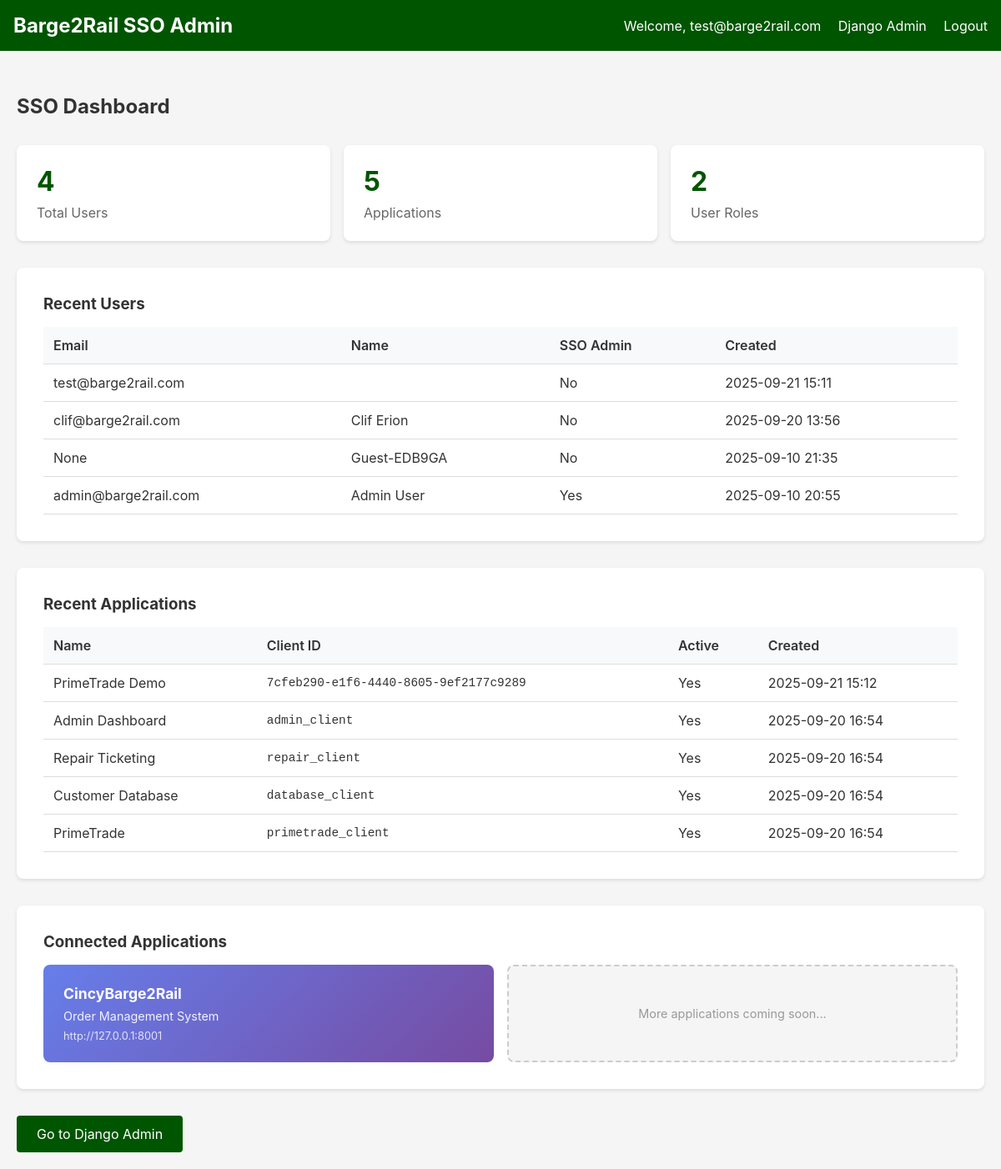
/dashboard/ (signed in), run on the app's committed database.
### sso/models.py (models this page shows, shortened)
class User(AbstractUser):
    AUTH_TYPES = [
        ('email', 'Email/Password'),
        ('google', 'Google Sign-In'),
        ('anonymous', 'Anonymous PIN'),
    ]
    id = models.UUIDField(primary_key=True, default=uuid.uuid4, editable=False)
    email = models.EmailField(unique=True, null=True, blank=True)  # Allow null for anonymous
    phone = models.CharField(max_length=20, blank=True)
    display_name = models.CharField(max_length=100, blank=True)
    is_active = models.BooleanField(default=True)
    is_sso_admin = models.BooleanField(default=False)
    created_at = models.DateTimeField(auto_now_add=True)
    updated_at = models.DateTimeField(auto_now=True)
    auth_type = models.CharField(max_length=20, choices=AUTH_TYPES, default='email')
    google_id = models.CharField(max_length=255, blank=True, null=True, unique=True)
    anonymous_username = models.CharField(max_length=50, blank=True, null=True, unique=True)
    pin_code = models.CharField(max_length=6, blank=True, null=True)
    is_anonymous = models.BooleanField(default=False)
    USERNAME_FIELD = 'email'
    REQUIRED_FIELDS = []  # Remove required fields to allow anonymous users
    class Meta:
        db_table = 'sso_users'
        ordering = ['-created_at']

class Application(models.Model):
    id = models.UUIDField(primary_key=True, default=uuid.uuid4, editable=False)
    name = models.CharField(max_length=100, unique=True)
    slug = models.SlugField(max_length=50, unique=True, default='')
    client_id = models.CharField(
        max_length=100,
        unique=True,
        blank=True,
        help_text="Auto-generated if left blank. Format: app_XXXXXXXXXXXXXXXX"
    )
    client_secret = models.CharField(
        max_length=255,
        blank=True,
        help_text="Auto-generated if left blank. Cryptographically secure random string."
    )
    redirect_uris = models.TextField(help_text="Comma-separated list of allowed redirect URIs")
    is_active = models.BooleanField(default=True)
    description = models.TextField(blank=True)
    created_at = models.DateTimeField(auto_now_add=True)
    updated_at = models.DateTimeField(auto_now=True)
    class Meta:
        db_table = 'sso_applications'
        ordering = ['name']

### dashboard/views.py (the view)
# urls.py: path('', include('dashboard.urls')),
@login_required
def dashboard(request):
    context = {
        'user_count': User.objects.count(),
        'app_count': Application.objects.count(),
        'role_count': UserRole.objects.count(),
        'recent_users': User.objects.order_by('-created_at')[:5],
        'recent_apps': Application.objects.order_by('-created_at')[:5],
    }
    return render(request, 'dashboard/dashboard.html', context)

### templates/dashboard/dashboard.html (shortened to what this page needs)
{% extends 'base.html' %}
{% block content %}
<h2 style="margin-bottom: 2rem;">SSO Dashboard</h2>
<div class="stats-grid">
    <div class="stat-card">
        <h3>{{ user_count }}</h3>
        <p>Total Users</p>
    </div>
    <div class="stat-card">
        <h3>{{ app_count }}</h3>
        <p>Applications</p>
    </div>
    <div class="stat-card">
        <h3>{{ role_count }}</h3>
        <p>User Roles</p>
    </div>
</div>
<div class="card">
    <h3 style="margin-bottom: 1rem;">Recent Users</h3>
    <table>
        <thead>
            <tr>
                <th>Email</th>
                <th>Name</th>
                <th>SSO Admin</th>
                <th>Created</th>
            </tr>
        </thead>
        <tbody>
            {% for user in recent_users %}
            <tr>
                <td>{{ user.email }}</td>
                <td>{{ user.get_full_name|default:user.username }}</td>
                <td>{{ user.is_sso_admin|yesno:"Yes,No" }}</td>
                <td>{{ user.created_at|date:"Y-m-d H:i" }}</td>
            </tr>
            {% empty %}
            <tr>
                <td colspan="4" style="text-align: center; color: #666;">No users yet</td>
            </tr>
            {% endfor %}
        </tbody>
    </table>
</div>
<div class="card">
    <h3 style="margin-bottom: 1rem;">Recent Applications</h3>
    <table>
        <thead>
            <tr>
                <th>Name</th>
                <th>Client ID</th>
                <th>Active</th>
                <th>Created</th>
            </tr>
        </thead>
        <tbody>
            {% for app in recent_apps %}
            <tr>
                <td>{{ app.name }}</td>
                <td style="font-family: monospace; font-size: 0.9rem;">{{ app.client_id }}</td>
                <td>{{ app.is_active|yesno:"Yes,No" }}</td>
                <td>{{ app.created_at|date:"Y-m-d H:i" }}</td>
            </tr>
            {% empty %}
            <tr>
                <td colspan="4" style="text-align: center; color: #666;">No applications yet</td>
            </tr>
            {% endfor %}
        </tbody>
    </table>
</div>
<div class="card" style="margin-top: 2rem;">
    <h3 style="margin-bottom: 1rem;">Connected Applications</h3>
    <div style="display: grid; grid-template-columns: repeat(auto-fit, minmax(250px, 1fr)); gap: 1rem;">
        <a href="#" onclick="openCincyBarge(event)" class="app-link" style="display: block; padding: 1.5rem; background: linear-gradient(135deg, #667eea 0%, #764ba2 100%); color: white; text-decoration: none; border-radius: 8px; transition: transform 0.2s; cursor: pointer;">
            <h4 style="margin: 0 0 0.5rem 0; font-size: 1.1rem;">CincyBarge2Rail</h4>
            <p style="margin: 0; opacity: 0.9; font-size: 0.9rem;">Order Management System</p>
            <p style="margin: 0.5rem 0 0 0; font-size: 0.8rem; opacity: 0.8;">http://127.0.0.1:8001</p>
        </a>
        <div class="app-link" style="display: flex; align-items: center; justify-content: center; padding: 1.5rem; background: #f5f5f5; border: 2px dashed #ccc; border-radius: 8px; color: #999;">
            <span style="font-size: 0.9rem;">More applications coming soon...</span>
        </div>
    </div>
</div>
<div style="margin-top: 2rem;">
    <a href="{% url 'admin:index' %}" class="btn">Go to Django Admin</a>
</div>
{% endblock %}

### templates/base.html (shortened to what this page needs)
<!DOCTYPE html>
<html lang="en">
<head>
</head>
<body>
    {% if user.is_authenticated %}
    <nav class="navbar">
        <div class="navbar-content">
            <h1>Barge2Rail SSO Admin</h1>
            <div>
                <span>Welcome, {{ user.email }}</span>
                <a href="{% url 'admin:index' %}">Django Admin</a>
                <a href="{% url 'dashboard:logout' %}">Logout</a>
            </div>
        </div>
    </nav>
    {% endif %}
    <div class="container">
        {% block content %}
        {% endblock %}
    </div>
</body>
</html>

### templates/base.html (style rules this page uses)
* { margin: 0; padding: 0; box-sizing: border-box; }
body { font-family: -apple-system, BlinkMacSystemFont, 'Segoe UI', 'Roboto', 'Helvetica', 'Arial', sans-serif; background: #f5f5f5; color: #333; }
.container { max-width: 1200px; margin: 0 auto; padding: 20px; }
.navbar { background: #005500; color: white; padding: 1rem; margin-bottom: 2rem; }
.navbar-content { max-width: 1200px; margin: 0 auto; display: flex; justify-content: space-between; align-items: center; }
.navbar h1 { font-size: 1.5rem; }
.navbar a { color: white; text-decoration: none; margin-left: 1rem; }
.card { background: white; border-radius: 8px; padding: 2rem; box-shadow: 0 2px 4px rgba(0,0,0,0.1); margin-bottom: 2rem; }
.btn { display: inline-block; padding: 0.75rem 1.5rem; background: #005500; color: white; text-decoration: none; border-radius: 4px; border: none; cursor: pointer; font-size: 1rem; }
.stats-grid { display: grid; grid-template-columns: repeat(auto-fit, minmax(200px, 1fr)); gap: 1rem; margin-bottom: 2rem; }
.stat-card { background: white; padding: 1.5rem; border-radius: 8px; box-shadow: 0 2px 4px rgba(0,0,0,0.1); }
.stat-card h3 { font-size: 2rem; color: #005500; margin-bottom: 0.5rem; }
.stat-card p { color: #666; }
table { width: 100%; border-collapse: collapse; }
th, td { padding: 0.75rem; text-align: left; border-bottom: 1px solid #ddd; }
th { font-weight: 600; background: #f8f9fa; }

### data on the page
User: email "test@barge2rail.com", is_sso_admin "No", created_at "2025-09-21 15:11"
User: email "clif@barge2rail.com", get_full_name "Clif Erion", is_sso_admin "No", created_at "2025-09-20 13:56"
User: email "None", get_full_name "Guest-EDB9GA", is_sso_admin "No", created_at "2025-09-10 21:35"
User: email "admin@barge2rail.com", get_full_name "Admin User", is_sso_admin "Yes", created_at "2025-09-10 20:55"
Application: name "PrimeTrade Demo", client_id "7cfeb290-e1f6-4440-8605-9ef2177c9289", is_active "Yes", created_at "2025-09-21 15:12"
Application: name "Admin Dashboard", client_id "admin_client", is_active "Yes", created_at "2025-09-20 16:54"
Application: name "Repair Ticketing", client_id "repair_client", is_active "Yes", created_at "2025-09-20 16:54"
Application: name "Customer Database", client_id "database_client", is_active "Yes", created_at "2025-09-20 16:54"
Application: name "PrimeTrade", client_id "primetrade_client", is_active "Yes", created_at "2025-09-20 16:54"

### other printed values
{{ user_count }} "4"
{{ app_count }} "5"
{{ role_count }} "2"
